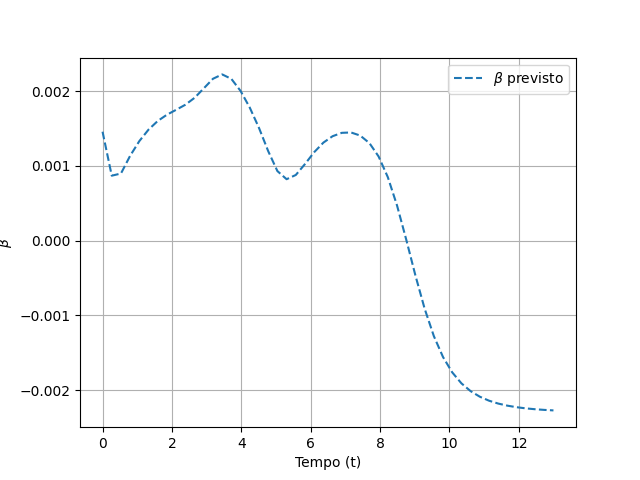
#> input picture images/beta-english-boardschool.png, 640 x 480 px, given in place of WhatsApp Image 2026-02-26 at 13.46.59.jpeg, which was not available
$ jupyter execute --allow-errors func_deslocada.ipynb
#> lines starting #> are read from the running program, lines starting #| are printed output that depends on the picture; after the words box and inside, x2 and y2 are one past the last pixel; in counts of white or black regions, pixels touching at a corner belong together; long printed decimals are rounded; pictures that were not available may be replaced by others from this repository, and a replacement may not be noted
[cell 1]
from google.colab import files
files.upload()
#> the answer given: beta-english-boardschool.png

[cell 2]
import numpy as np
from PIL import Image
import matplotlib.pyplot as plt
from scipy.signal import savgol_filter
from scipy.interpolate import interp1d

# -----------------------------
# 1) Lê a imagem
# -----------------------------
img_path = "/content/WhatsApp Image 2026-02-26 at 13.46.59.jpeg"
arr = np.array(Image.open(img_path).convert("RGB"))
r, g, b = arr[:,:,0], arr[:,:,1], arr[:,:,2]

# -----------------------------
# 2) Máscara do azul (colunas)
#    Ajuste fino se necessário
# -----------------------------
blue = (b > 150) & (r < 120) & (g < 160)
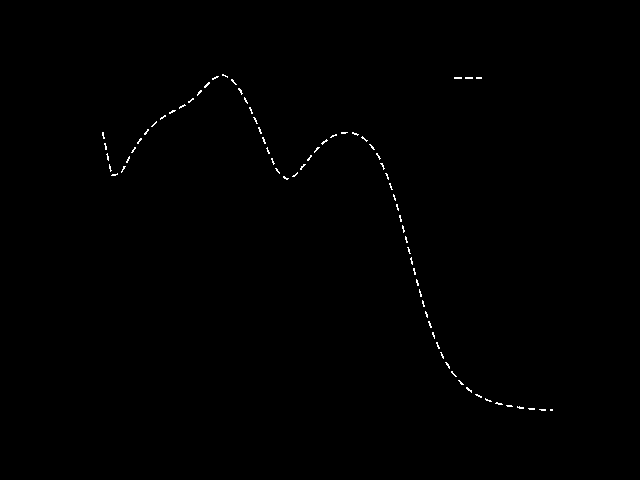
#> blue: shape (480, 640) bool; 0.31% white in thin lines or dots, all inside (x1, y1, x2, y2) = (102, 74, 553, 411)

# -----------------------------
# 3) Encontra a faixa em x onde há barras (região do gráfico)
# -----------------------------
counts_x = blue.sum(axis=0)
#> counts_x = 640 values, max 7 at index 103, min 0 at index 0, mean 1.49
xs = np.where(counts_x > 50)[0]  # limiar
#> xs = empty array
#> (the rest of this cell did not finish here and is left out)


$ run again, on images/beta-eua-2025.png
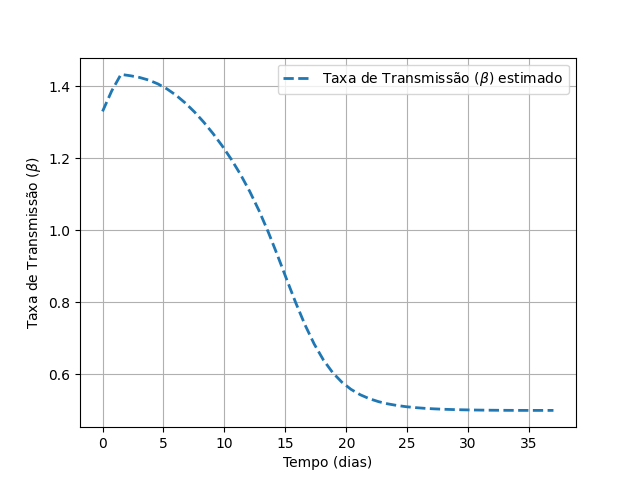
#> input picture images/beta-eua-2025.png, 640 x 480 px, given in place of WhatsApp Image 2026-02-26 at 13.46.59.jpeg, which was not available
#> `blue = (b > 150) & (r < 120) & (g < 160)`:
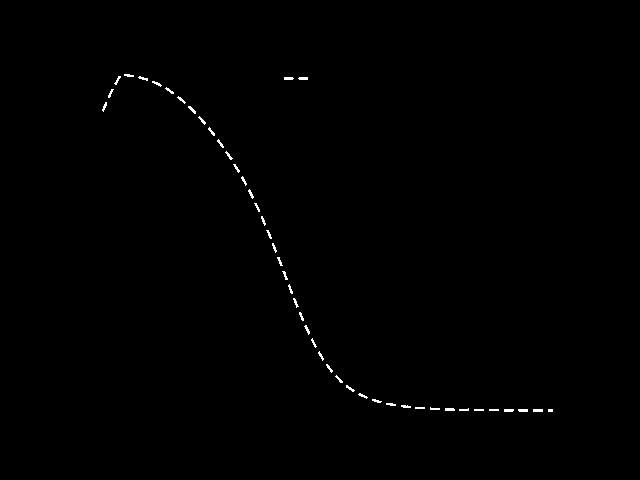
#> blue: shape (480, 640) bool; 0.37% white in thin lines or dots, all inside (x1, y1, x2, y2) = (102, 74, 553, 412)
#> counts_x = 640 values, max 11 at index 285, min 0 at index 0, mean 1.76
#> xs = empty array

$ run again, on images/beta-humidity-correlation.png
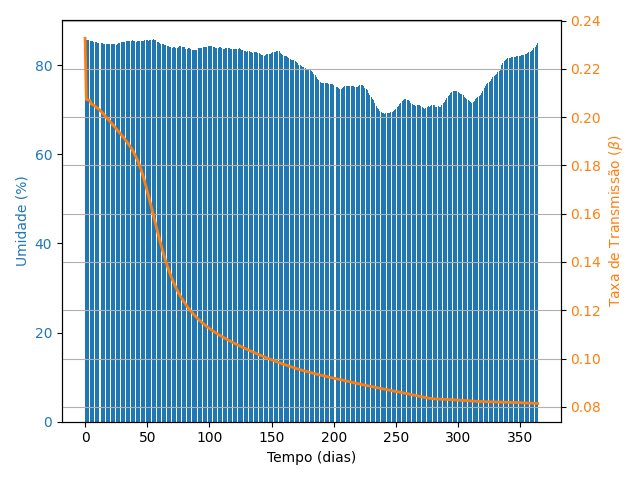
#> input picture images/beta-humidity-correlation.png, 640 x 480 px, given in place of WhatsApp Image 2026-02-26 at 13.46.59.jpeg, which was not available
#> `blue = (b > 150) & (r < 120) & (g < 160)`:
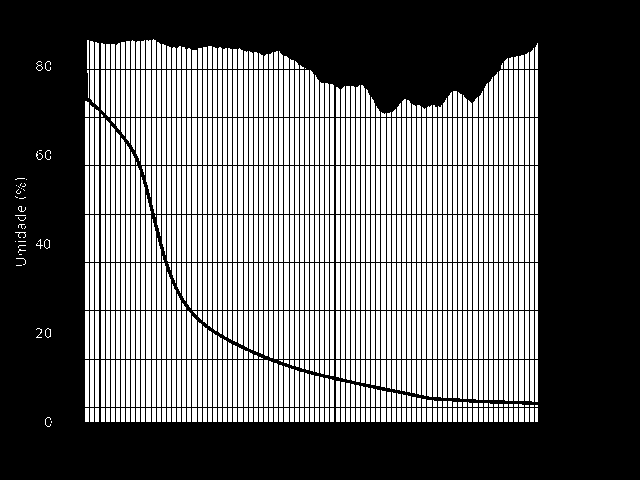
#> blue: shape (480, 640) bool; 40.4% white; 883 white regions (55 under 20 px), largest, box (x1, y1, x2, y2) and area: (192, 166, 197, 214) 240, (238, 166, 243, 214) 240, (284, 166, 289, 214) 240
#> counts_x = 640 values, max 370 at index 88, min 0 at index 0, mean 194
#> xs = 363 values from 85 to 537
#> x0 = 85; x1 = 537
#> dark: shape (480, 640) bool; 0.79% white in thin lines or dots, all inside (x1, y1, x2, y2) = (58, 20, 566, 462)
#> dark_counts_y = 480 values, max 453 at index 20, min 0 at index 0, mean 3.08
#> y_candidates = [435, 432, 441, 20, 422]
#> y_top = 20; y_bottom = 441
#> `x_pix = x_pix[valid]`: x_pix = 363 values from 85 to 537
#> top_y = 363 values, max 114 at index 239, min 39 at index 54, mean 68.78
#> t = 363 values from 0 to 365
#> u = 363 values, max 85.94 at index 54, min 69.9 at index 239, mean 79.57
#> u_smooth = 363 values, max 86.16 at index 362, min 71.67 at index 259, mean 79.55
#| u_hat(200) ≈ 76.561
#> `plt.show()`:
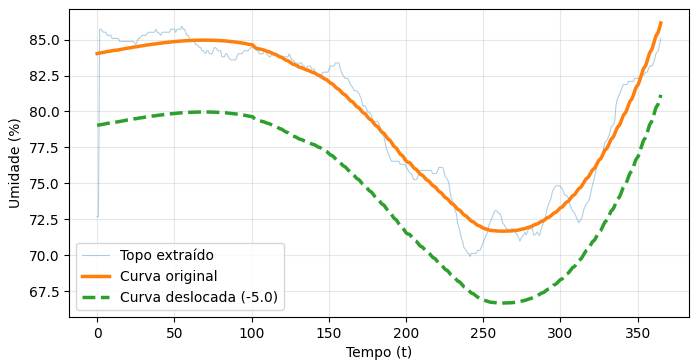
#> figure drawn by matplotlib, 1 panel; curve peaks at x = 54.91, y = 85.94; curve peaks at x = 365, y = 86.16; curve peaks at x = 365, y = 81.16
